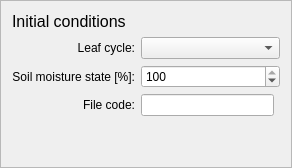
    <widget class="QFrame" name="frame_4">
     <property name="enabled">
      <bool>true</bool>
     </property>
     <property name="frameShape">
      <enum>QFrame::StyledPanel</enum>
     </property>
     <property name="frameShadow">
      <enum>QFrame::Raised</enum>
     </property>
     <layout class="QGridLayout" name="gridLayout_8">
      <item row="0" column="0" colspan="2">
       <widget class="QLabel" name="label_15">
        <property name="text">
         <string>&lt;!DOCTYPE HTML PUBLIC &quot;-//W3C//DTD HTML 4.0//EN&quot; &quot;http://www.w3.org/TR/REC-html40/strict.dtd&quot;&gt;
&lt;html&gt;&lt;head&gt;&lt;meta name=&quot;qrichtext&quot; content=&quot;1&quot; /&gt;&lt;style type=&quot;text/css&quot;&gt;
p, li { white-space: pre-wrap; }
&lt;/style&gt;&lt;/head&gt;&lt;body style=&quot; font-family:'MS Shell Dlg 2'; font-size:8pt; font-weight:400; font-style:normal;&quot;&gt;
&lt;p style=&quot; margin-top:0px; margin-bottom:0px; margin-left:0px; margin-right:0px; -qt-block-indent:0; text-indent:0px;&quot;&gt;&lt;span style=&quot; font-size:12pt;&quot;&gt;Initial conditions&lt;/span&gt;&lt;/p&gt;&lt;/body&gt;&lt;/html&gt;</string>
        </property>
       </widget>
      </item>
      <item row="1" column="2" colspan="2">
       <widget class="QComboBox" name="comboBoxLeafCycle">
        <property name="enabled">
         <bool>true</bool>
        </property>
        <item>
         <property name="text">
          <string/>
         </property>
        </item>
        <item>
         <property name="text">
          <string>Winter (0%)</string>
         </property>
        </item>
        <item>
         <property name="text">
          <string>Early spring (25%)</string>
         </property>
        </item>
        <item>
         <property name="text">
          <string>Spring (50%)</string>
         </property>
        </item>
        <item>
         <property name="text">
          <string>Late Spring (75%)</string>
         </property>
        </item>
        <item>
         <property name="text">
          <string>Summer (100%)</string>
         </property>
        </item>
        <item>
         <property name="text">
          <string>Early Autumn (75%)</string>
         </property>
        </item>
        <item>
         <property name="text">
          <string>Autumn (50%)</string>
         </property>
        </item>
        <item>
         <property name="text">
          <string>Late Autumn (75%)</string>
         </property>
        </item>
       </widget>
      </item>
      <item row="2" column="2" colspan="2">
       <widget class="QSpinBox" name="spinBoxSoilMoisture">
        <property name="maximum">
         <number>100</number>
        </property>
        <property name="singleStep">
         <number>5</number>
        </property>
        <property name="value">
         <number>100</number>
        </property>
       </widget>
      </item>
      <item row="4" column="1" colspan="2">
       <spacer name="verticalSpacer">
        <property name="orientation">
         <enum>Qt::Vertical</enum>
        </property>
        <property name="sizeHint" stdset="0">
         <size>
          <width>20</width>
          <height>40</height>
         </size>
        </property>
       </spacer>
      </item>
      <item row="1" column="1">
       <widget class="QLabel" name="label_16">
        <property name="text">
         <string>Leaf cycle:</string>
        </property>
        <property name="alignment">
         <set>Qt::AlignRight|Qt::AlignTrailing|Qt::AlignVCenter</set>
        </property>
       </widget>
      </item>
      <item row="3" column="1">
       <widget class="QLabel" name="label_25">
        <property name="text">
         <string>File code:</string>
        </property>
        <property name="alignment">
         <set>Qt::AlignRight|Qt::AlignTrailing|Qt::AlignVCenter</set>
        </property>
        <property name="buddy">
         <cstring></cstring>
        </property>
       </widget>
      </item>
      <item row="2" column="0" colspan="2">
       <widget class="QLabel" name="label_23">
        <property name="text">
         <string>Soil moisture state [%]:</string>
        </property>
        <property name="alignment">
         <set>Qt::AlignRight|Qt::AlignTrailing|Qt::AlignVCenter</set>
        </property>
        <property name="buddy">
         <cstring></cstring>
        </property>
       </widget>
      </item>
      <item row="3" column="2">
       <widget class="QLineEdit" name="fileCodeLineEdit">
        <property name="enabled">
         <bool>true</bool>
        </property>
       </widget>
      </item>
     </layout>
    </widget>
